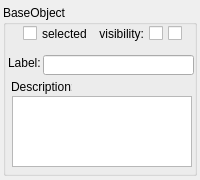
<?xml version="1.0" encoding="UTF-8"?>
<ui version="4.0">
 <class>PropBaseObject</class>
 <widget class="QWidget" name="PropBaseObject">
  <property name="geometry">
   <rect>
    <x>0</x>
    <y>0</y>
    <width>200</width>
    <height>180</height>
   </rect>
  </property>
  <property name="sizePolicy">
   <sizepolicy hsizetype="Preferred" vsizetype="Preferred">
    <horstretch>0</horstretch>
    <verstretch>0</verstretch>
   </sizepolicy>
  </property>
  <property name="minimumSize">
   <size>
    <width>200</width>
    <height>180</height>
   </size>
  </property>
  <property name="maximumSize">
   <size>
    <width>200</width>
    <height>180</height>
   </size>
  </property>
  <property name="windowTitle">
   <string>Form</string>
  </property>
  <property name="styleSheet">
   <string notr="true"/>
  </property>
  <widget class="QGroupBox" name="baseObject">
   <property name="enabled">
    <bool>true</bool>
   </property>
   <property name="geometry">
    <rect>
     <x>3</x>
     <y>5</y>
     <width>194</width>
     <height>171</height>
    </rect>
   </property>
   <property name="title">
    <string>BaseObject</string>
   </property>
   <widget class="QCheckBox" name="selectedCheck">
    <property name="geometry">
     <rect>
      <x>20</x>
      <y>20</y>
      <width>70</width>
      <height>17</height>
     </rect>
    </property>
    <property name="text">
     <string>selected</string>
    </property>
   </widget>
   <widget class="QCheckBox" name="selfVisibleCheck">
    <property name="geometry">
     <rect>
      <x>90</x>
      <y>20</y>
      <width>70</width>
      <height>17</height>
     </rect>
    </property>
    <property name="layoutDirection">
     <enum>Qt::RightToLeft</enum>
    </property>
    <property name="autoFillBackground">
     <bool>false</bool>
    </property>
    <property name="styleSheet">
     <string notr="true">
QCheckBox::indicator {
    image: url(:/icons/HideSelf.ico);
}

QCheckBox::indicator:checked {
    image: url(:/icons/Visible.ico);
}

QCheckBox::indicator:unchecked {
    image: url(:/icons/Hidden.ico);
}

</string>
    </property>
    <property name="text">
     <string>visibility:</string>
    </property>
    <property name="tristate">
     <bool>false</bool>
    </property>
   </widget>
   <widget class="QLabel" name="label">
    <property name="geometry">
     <rect>
      <x>0</x>
      <y>50</y>
      <width>41</width>
      <height>16</height>
     </rect>
    </property>
    <property name="text">
     <string>Label: </string>
    </property>
    <property name="alignment">
     <set>Qt::AlignRight|Qt::AlignTrailing|Qt::AlignVCenter</set>
    </property>
   </widget>
   <widget class="QLineEdit" name="labelEdit">
    <property name="geometry">
     <rect>
      <x>40</x>
      <y>50</y>
      <width>151</width>
      <height>20</height>
     </rect>
    </property>
   </widget>
   <widget class="QTextEdit" name="descrEdit">
    <property name="geometry">
     <rect>
      <x>9</x>
      <y>91</y>
      <width>180</width>
      <height>71</height>
     </rect>
    </property>
   </widget>
   <widget class="QLabel" name="label_2">
    <property name="geometry">
     <rect>
      <x>8</x>
      <y>74</y>
      <width>61</width>
      <height>16</height>
     </rect>
    </property>
    <property name="text">
     <string>Description:</string>
    </property>
   </widget>
   <widget class="QCheckBox" name="kidsVisibleCheck">
    <property name="geometry">
     <rect>
      <x>165</x>
      <y>18</y>
      <width>20</width>
      <height>20</height>
     </rect>
    </property>
    <property name="styleSheet">
     <string notr="true">
QCheckBox::indicator {
    image: url(:/icons/HideSelf.ico);
}

QCheckBox::indicator:checked {
    image: url(:/icons/Visible.ico);
}

QCheckBox::indicator:unchecked {
    image: url(:/icons/Hidden.ico);
}

</string>
    </property>
    <property name="text">
     <string/>
    </property>
   </widget>
  </widget>
 </widget>
 <resources>
  <include location="dpVision.qrc"/>
 </resources>
 <connections>
  <connection>
   <sender>selectedCheck</sender>
   <signal>toggled(bool)</signal>
   <receiver>PropBaseObject</receiver>
   <slot>onChangedSelection(bool)</slot>
   <hints>
    <hint type="sourcelabel">
     <x>59</x>
     <y>58</y>
    </hint>
    <hint type="destinationlabel">
     <x>99</x>
     <y>41</y>
    </hint>
   </hints>
  </connection>
  <connection>
   <sender>selfVisibleCheck</sender>
   <signal>toggled(bool)</signal>
   <receiver>PropBaseObject</receiver>
   <slot>onChangedSelfVisibility(bool)</slot>
   <hints>
    <hint type="sourcelabel">
     <x>129</x>
     <y>58</y>
    </hint>
    <hint type="destinationlabel">
     <x>99</x>
     <y>41</y>
    </hint>
   </hints>
  </connection>
  <connection>
   <sender>labelEdit</sender>
   <signal>textEdited(QString)</signal>
   <receiver>PropBaseObject</receiver>
   <slot>onChangedLabel(QString)</slot>
   <hints>
    <hint type="sourcelabel">
     <x>119</x>
     <y>34</y>
    </hint>
    <hint type="destinationlabel">
     <x>99</x>
     <y>37</y>
    </hint>
   </hints>
  </connection>
  <connection>
   <sender>descrEdit</sender>
   <signal>textChanged()</signal>
   <receiver>PropBaseObject</receiver>
   <slot>onDescrChanged()</slot>
   <hints>
    <hint type="sourcelabel">
     <x>101</x>
     <y>131</y>
    </hint>
    <hint type="destinationlabel">
     <x>99</x>
     <y>89</y>
    </hint>
   </hints>
  </connection>
  <connection>
   <sender>kidsVisibleCheck</sender>
   <signal>toggled(bool)</signal>
   <receiver>PropBaseObject</receiver>
   <slot>onChangedKidsVisibility(bool)</slot>
   <hints>
    <hint type="sourcelabel">
     <x>177</x>
     <y>32</y>
    </hint>
    <hint type="destinationlabel">
     <x>99</x>
     <y>89</y>
    </hint>
   </hints>
  </connection>
 </connections>
 <slots>
  <slot>onChangedSelection(bool)</slot>
  <slot>onChangedSelfVisibility(bool)</slot>
  <slot>onChangedLabel(QString)</slot>
  <slot>onDescrChanged()</slot>
  <slot>onChangedKidsVisibility(bool)</slot>
 </slots>
</ui>
